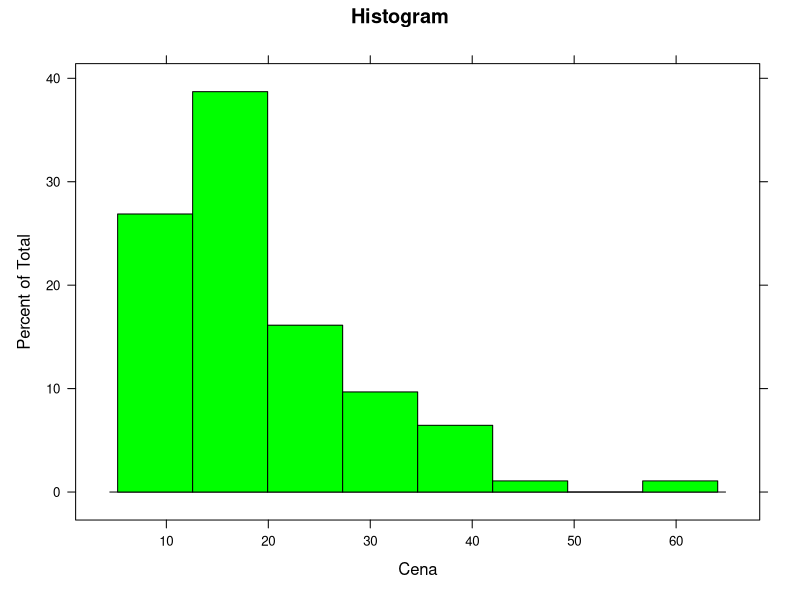
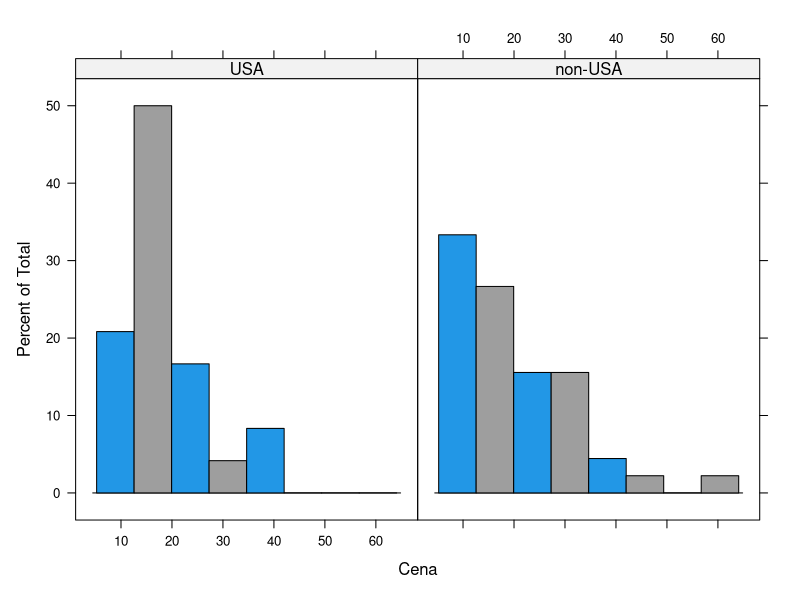
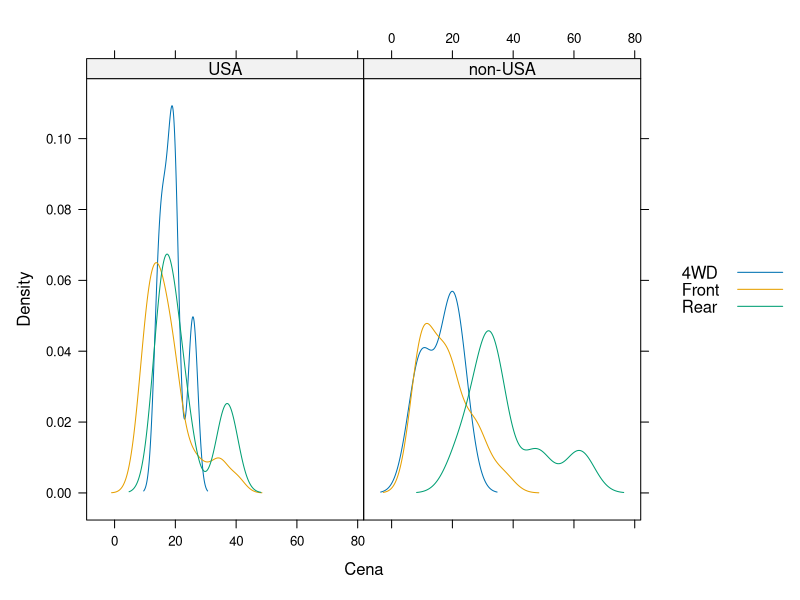
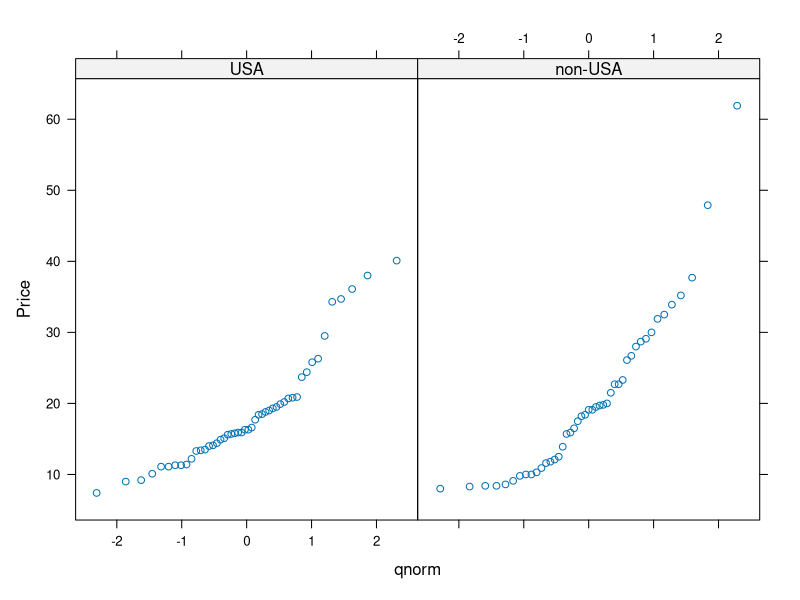
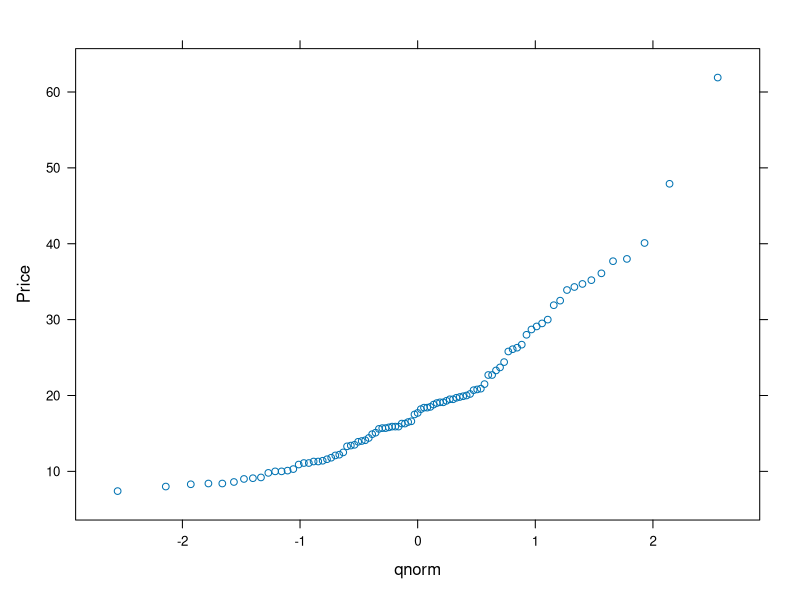
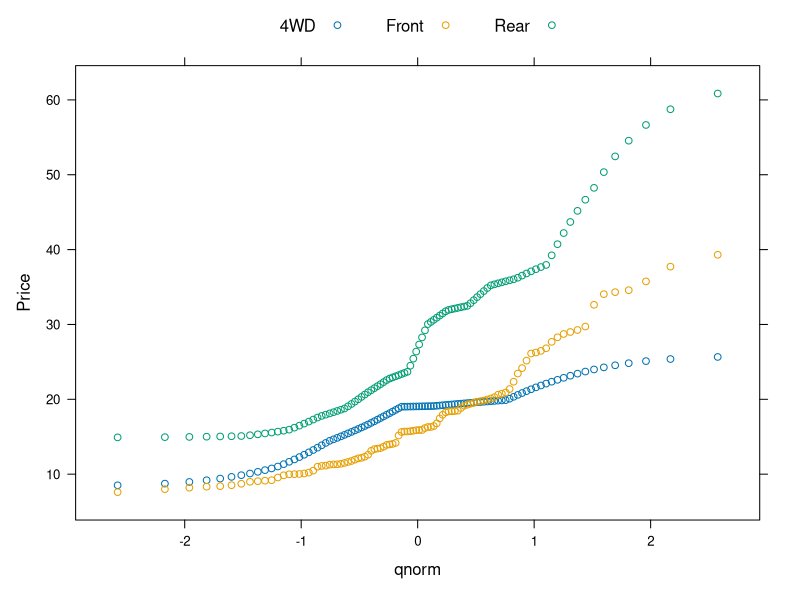
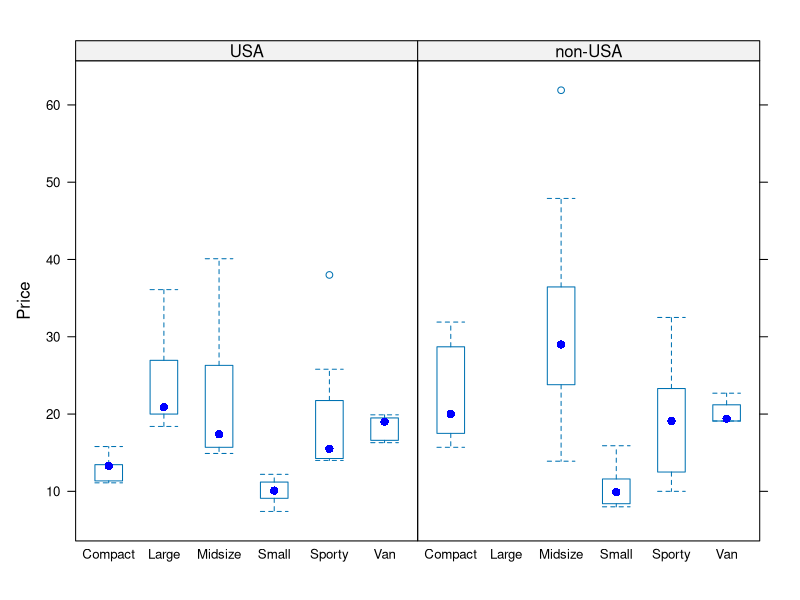
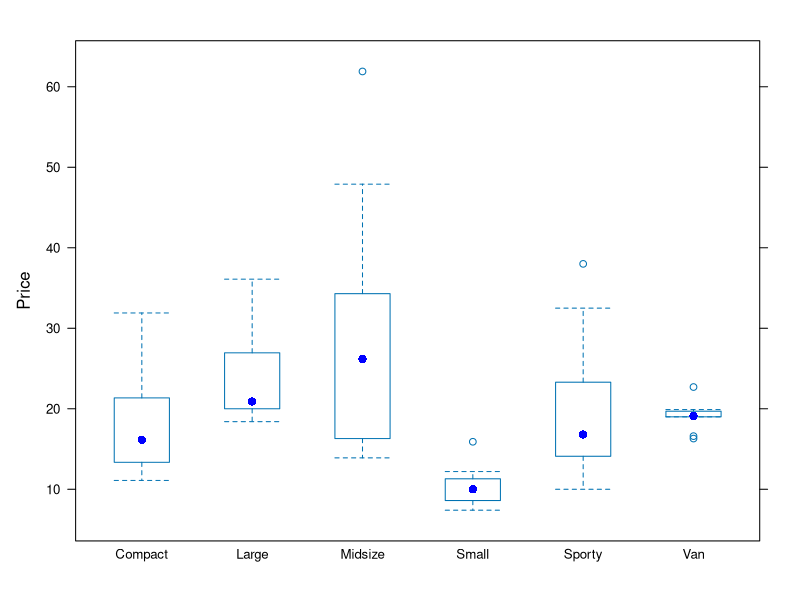

Source code (R) for these figures, in order:
## ---- chunk 1
knitr::opts_chunk$set(fig.width=5, fig.height=5, echo=TRUE, warning=FALSE, message=FALSE)
## ---- chunk 2
library(MASS)
library(lattice)
## ---- chunk 3
dane <- Cars93
## ---- chunk 4

histogram(~Price, xlab="Cena", data=dane, col="green", main="Histogram")

histogram(~Price|Origin, xlab="Cena", data=dane, col=c(12,16))

## ---- chunk 5
densityplot(~Price|Origin, xlab="Cena", data=dane, groups=DriveTrain, plot.points=FALSE, auto.key = TRUE)

## ---- chunk 6

qqmath(~Price|Origin, dane)


qqmath(~Price, dane)

qqmath(~ Price , dane, groups = DriveTrain, f.value = ppoints(100), 
       auto.key = list(columns = 3))
## ---- chunk 7

bwplot(Price~Type|Origin, dane, col="blue")

bwplot(Price~Type, dane, layout=c(1,1), col="blue")

## ---- chunk 8
barchart(Type~Price|Origin, dane)

## ---- chunk 9

xyplot(Price~Horsepower, dane)
## ---- chunk 10

dotplot(Horsepower~Price, dane, groups=Origin, pch=c(1,2), auto.key=list(columns=2))
dotplot(Price~Horsepower, data = dane, groups = Origin, type = "o",
        auto.key = list(space = "bottom", points = TRUE, lines = TRUE))

## ---- chunk 11
cloud(Price~Horsepower*Cylinders,dane,screen = list(x = 0, y=0, z=0))
cloud(Price~Horsepower*Cylinders,dane,screen = list(x = 30, y=0, z=0))
cloud(Price~Horsepower*Cylinders,dane,screen = list(x = 30, y=-5, z=0))
cloud(Price~Horsepower*Cylinders,dane,screen = list(x = 30, y=5, z=15))
